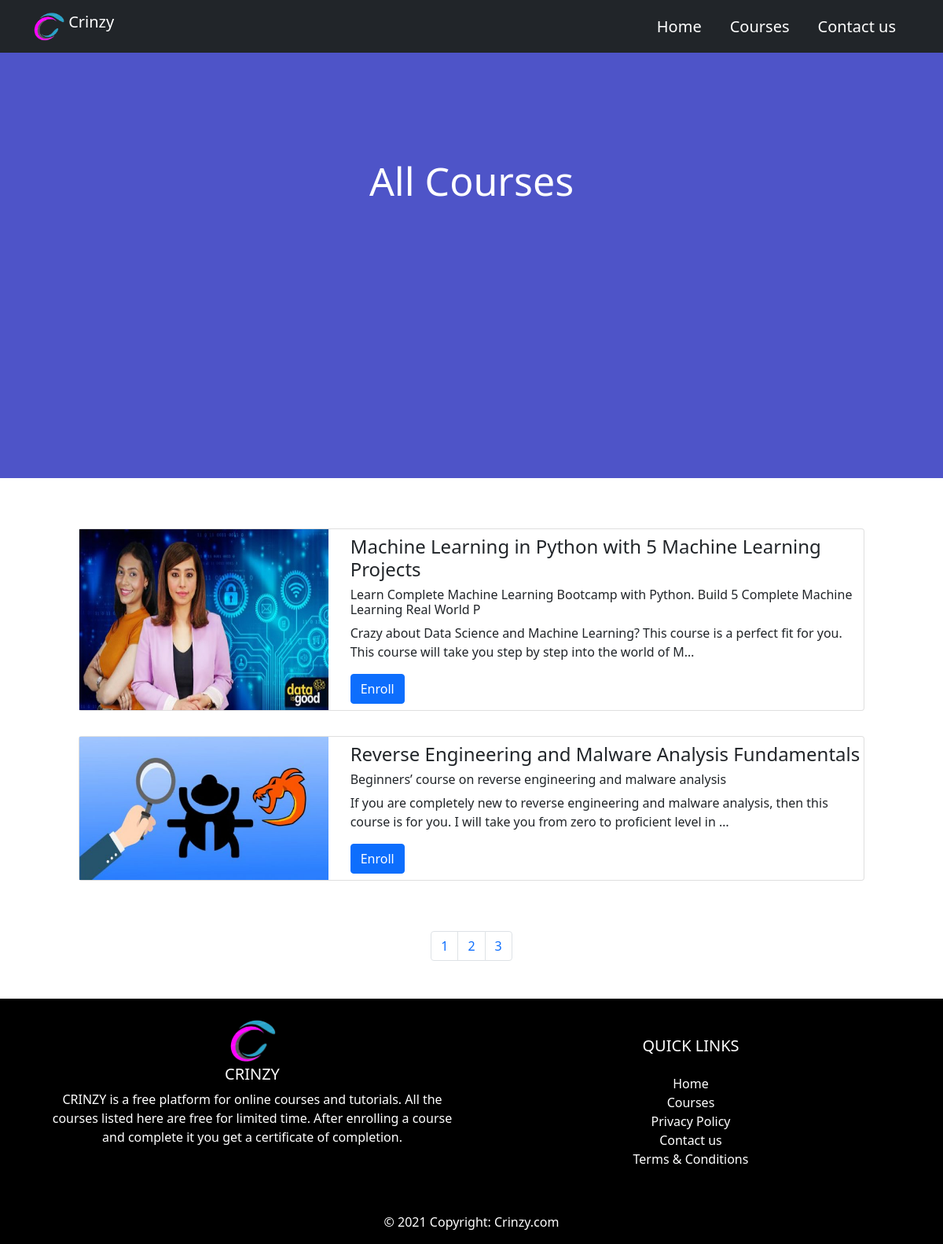
Screenshot of /3/ with the database file from the repository.
### mainpage/models.py (models this page shows, shortened)
class Courses(models.Model):
    title = models.CharField(max_length = 100)
    subtitle = models.CharField(max_length = 100,default = "")
    description = models.TextField()
    image = models.ImageField(upload_to = 'img/images/')
    url = models.URLField(blank = True)
    popular = models.BooleanField(default = False)
    dateofcourse = models.DateTimeField(default = datetime.now())

### mainpage/views.py (the view)
# urls.py: path('<int:tin>/',views.moretest,name = 'moretest'),
def moretest(request,tin):
    n = len(Courses.objects.all())
    con = Courses.objects.all()[::-1]
    p = int(n/3)
    if tin ==1:
        course = con[:p+1]
    if tin ==2:
        course = con[p+1:p*2+1]
    if tin ==3:
        course = con[p*2+1:]
    return render(request,'resources/test2.html',{'course' : course})

### mainpage/templates/resources/test2.html (shortened to what this page needs)
{% extends 'resources/basic.html' %} {% block content %} {% load static %}
<div class="back-hd">
    <div class="context">
        <h1> All Courses</h1>
    </div>
    <div class="area">
        <ul class="circles">
        </ul>
    </div>
</div>
<div class="container-fluid my-5">
    {% for cour in course %}
    <div class="container-fluid py-3">
        <div class="card mx-auto" data-aos="fade-up">
            <div class="row ">
                <div class="col-md-6 col-lg-4">
                    <img src="{{ cour.image.url }}" class="w-100 h-100">
                </div>
                <div class="col-md-6 col-lg-8  py-2">
                    <div class="card-block px-1">
                        <h4 class="card-title">{{ cour.title }}</h4>
                        <h6 class="card-title">{{ cour.subtitle }}</h6>
                        <p class="card-text">{{ cour.description|safe|truncatechars:150 }}</p>
                        <a href="{%url 'blog' cour.id %}" class="btn btn-primary">Enroll</a>
                    </div>
                </div>
            </div>
        </div>
    </div>
    {% endfor %}
</div>
<div class="container mx-auto mb-5 ">
    <ul class="pagination ">
        <li class="page-item"><a class="page-link" href="{% url 'moretest' 1 %}">1</a></li>
        <li class="page-item"><a class="page-link" href="{% url 'moretest' 2 %}">2</a></li>
        <li class="page-item"><a class="page-link" href="{% url 'moretest' 3 %}">3</a></li>
    </ul>
</div>
{% endblock %}

### mainpage/static/main.css (style rules this page uses)
.card { max-width: 1000px!important; }
.pagination { justify-content: center; }
.context { width: 100%; position: absolute; top: 25vh; }
.context h1 { text-align: center; color: #fff; font-size: 50px; }
.area { background: #4e54c8; background: -webkit-linear-gradient(to left, #8f94fb, #4e54c8); width: 100%; height: 70vh; }
.circles { position: absolute; top: 0; left: 0; width: 100%; height: 100%; overflow: hidden; }

### rows the page displays
Courses: image (picture), title "Machine Learning in Python with 5 Machine Learning Projects", subtitle "Learn Complete Machine Learning Bootcamp with Python. Build 5 Complete Machine Learning Real World P", description "Crazy about Data Science and Machine Learning? This course is a perfect fit for you. This course will take you step by step into the world of M…"
Courses: image (picture), title "Reverse Engineering and Malware Analysis Fundamentals", subtitle "Beginners’ course on reverse engineering and malware analysis", description "If you are completely new to reverse engineering and malware analysis, then this course is for you. I will take you from zero to proficient level in …"
